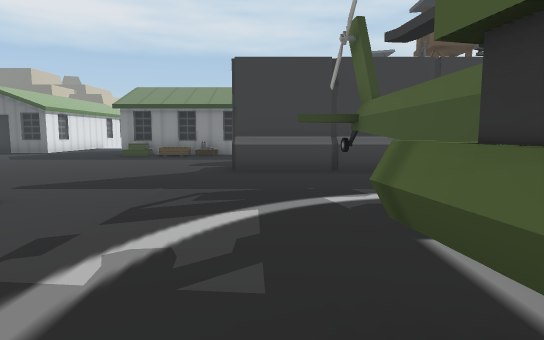
View 1 (above)

24 first-person views from a walk through a Unity game level. The camera is 1.5 m above the floor, tilts 6° down and sees 75° across. The floor is counted in squares, 2 m on a side. Each view is taken from the middle of a square. On the plan, view 1 faces up. The plan holds only what a view shows up to about 11 squares ahead; the rest is blank. The place goes on beyond the plan. Some animated figures are not drawn. Some surface patterns are stand-ins.

View 2
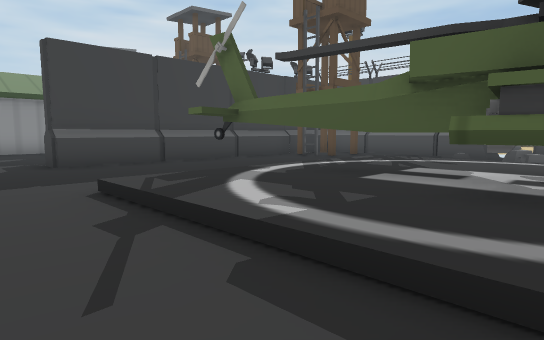

View 3
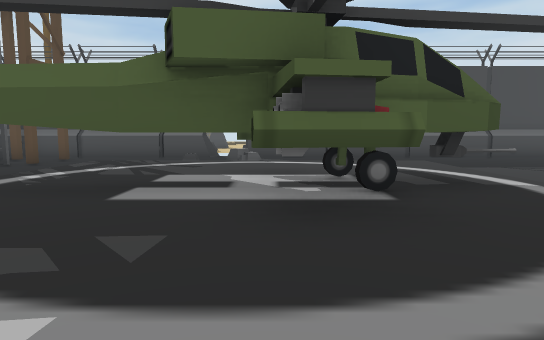

View 4
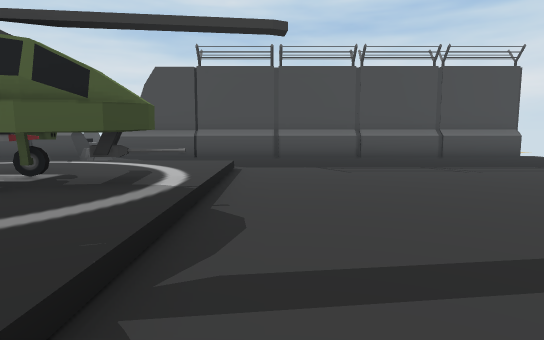

View 5
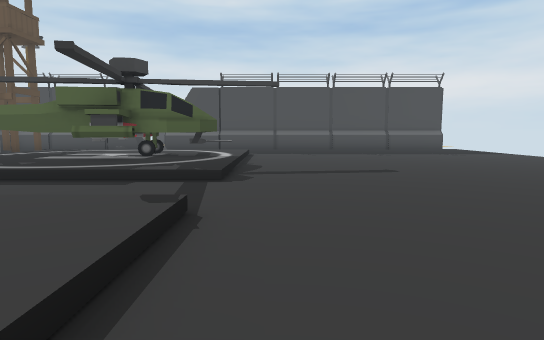

View 6
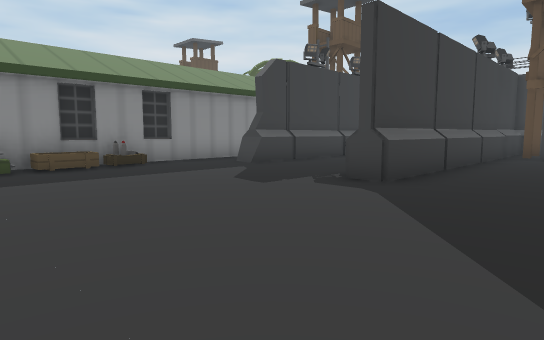

View 7
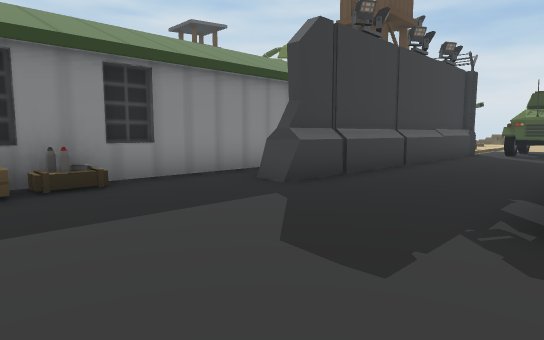

View 8
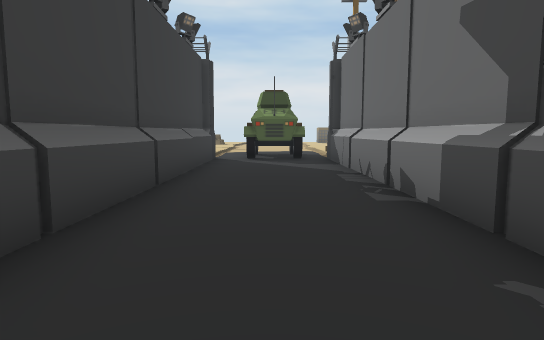

View 9
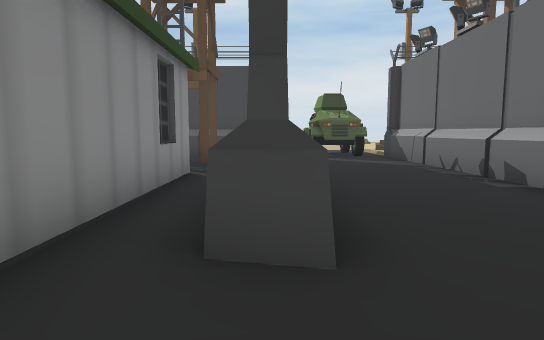

View 10
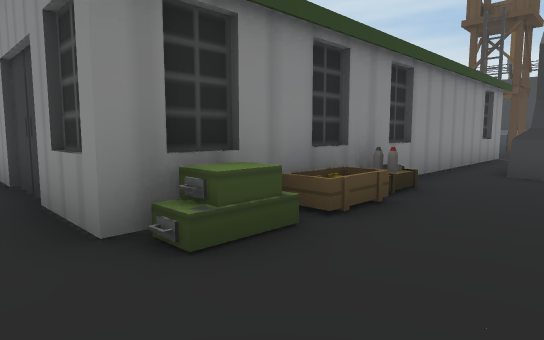

View 11
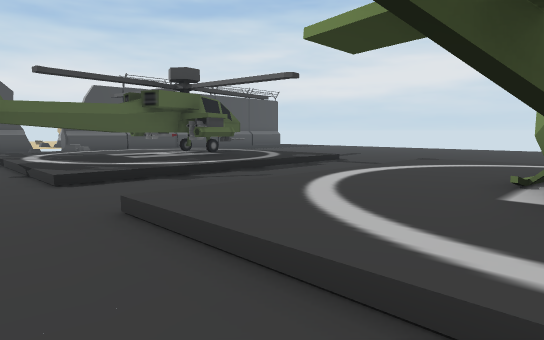

View 12
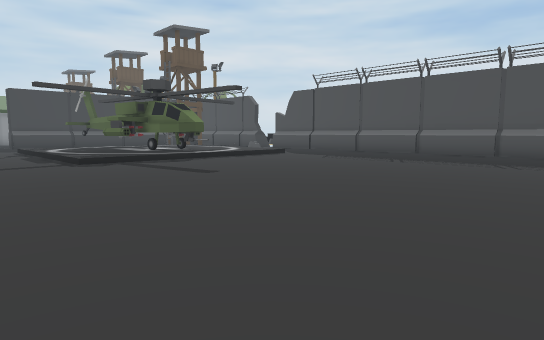

View 13
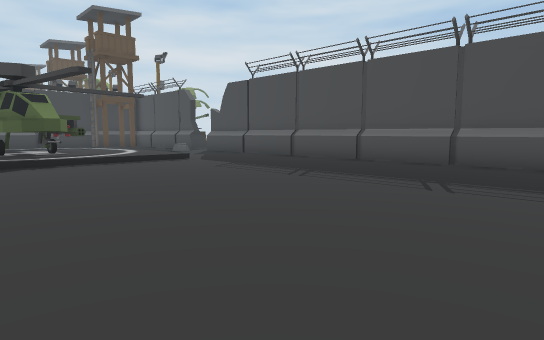

View 14
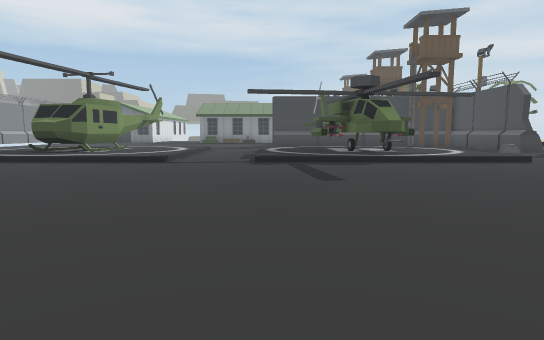

View 15
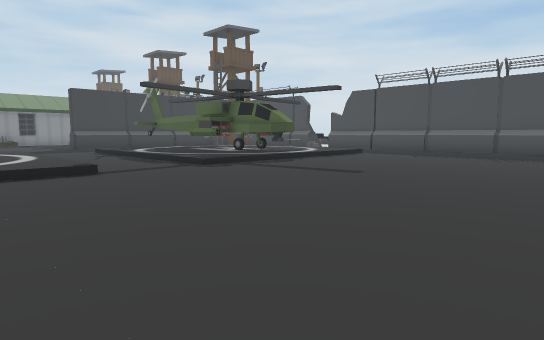

View 16
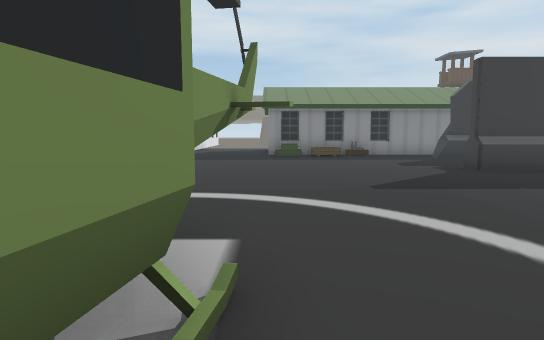

View 17
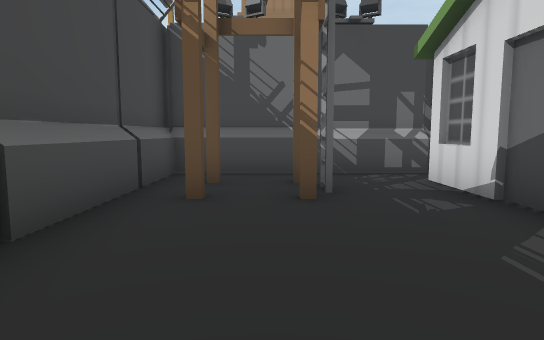

View 18
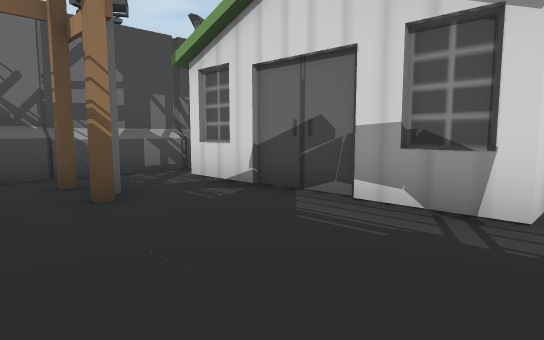

View 19
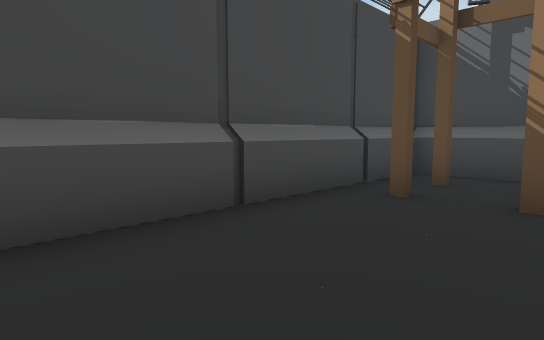

View 20
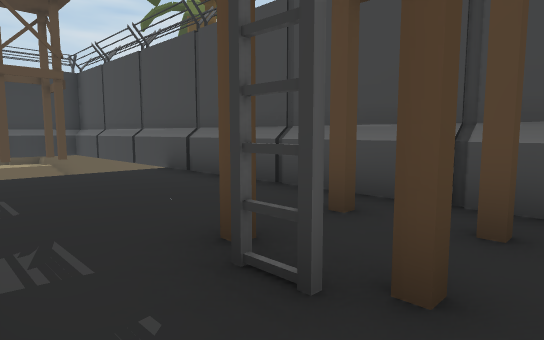

View 21
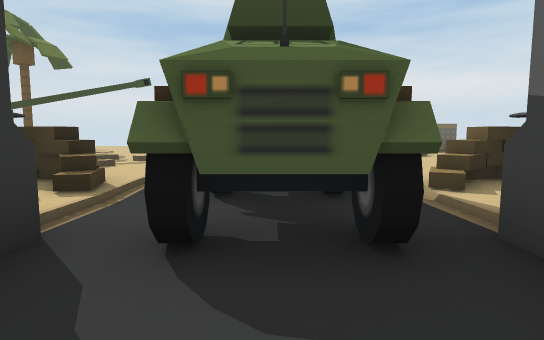

View 22
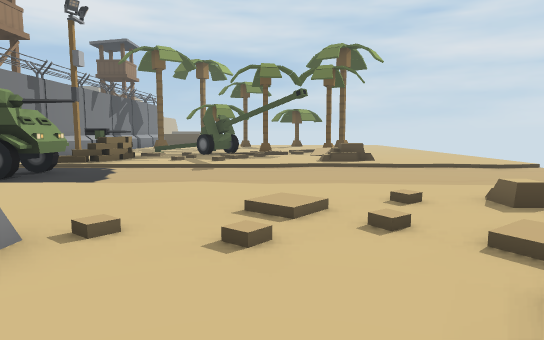

View 23
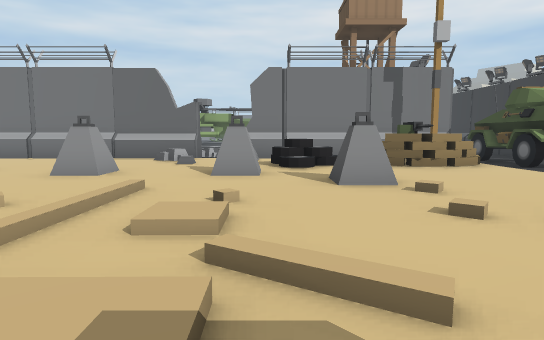

View 24
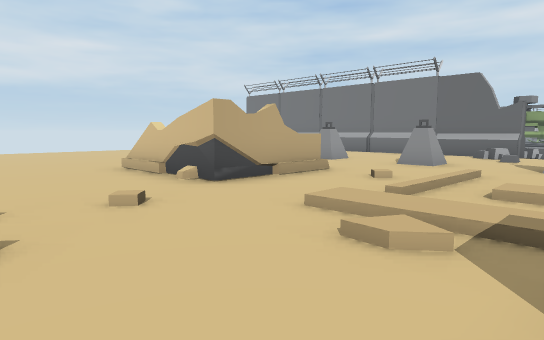

### Floor plan
Key: @ floor where view 1 was taken; # wall or solid block; . main floor; : floor 0.25 m higher than the main floor; + floor 1 m higher than the main floor; / step, stairs or slope; ^ raised ledge; T thing the floor can be seen under or through; W tower; R rock; C cannon; O other object.
Columns run from 7 left of view 1 to 24 right of it. Each row starts with its distance up from view 1.
 28               ^
 27               ##
 26                 #
 25                 #
 24                 #
 23                 #
 22                 #
 21                 #
 20             ....#
 19  #         #....#
 18  #         #....#
 17  #         #....#
 16 .#         #.#.W#
 15 .###########.W.W# OO  ./..R
 14 .//OO...........# .O.///..RR....
 13 .......:#########/////////////./
 12 ................................
 11 ................OOOO...........
 10 ................OOOO..........
  9 ......^########### ////./////
  8 .............W.W##OO..../...
  7 .............W.W# OO..../..R
  6 ........#.......##  ....///.
  5 .............  .## +.OO.../
  4 #:::..::T::::  .##.O...../....
  3 #:::..:::T:::  .#O..O..././/..
  2 #:::..:::T:::  R.......////...
  1 #:::..::TTT::  .#R..O......../
  0 #:::..:@TT:::  .#...O......../
 -1 #:::..:::T:::...#...... ###..
 -2 ////..///C///...#...O.    #..
 -3 ................#..       #..
 -4 ................#.        ...
 -5  ...............#        ....
 -6  ...............#        ....
 -7  ...............#        ...
 -8  ...............#        ...
 -9  ...............#         ..
-10    .............#
-11    .........   ..

Positions as (right, up) in squares from view 1, and headings:
1: (0, 0), facing up
2: (-3, 0), facing up-right
3: (-2, 1), facing right
4: (-2, -3), facing right
5: (-7, -3), facing right
6: (-6, 6), facing up-right
7: (-4, 9), facing up-right
8: (-1, 11), facing right
9: (-2, 13), facing right
10: (-7, 12), facing up-right
11: (-7, 6), facing down-right
12: (-4, -11), facing up-right
13: (0, -11), facing up-right
14: (-1, -11), facing up
15: (-6, -9), facing up-right
16: (-6, 0), facing up
17: (7, 20), facing down
18: (8, 20), facing down-left
19: (6, 20), facing down-right
20: (5, 14), facing up-right
21: (7, 11), facing right
22: (17, 3), facing up
23: (20, 4), facing left
24: (22, 4), facing down-left
